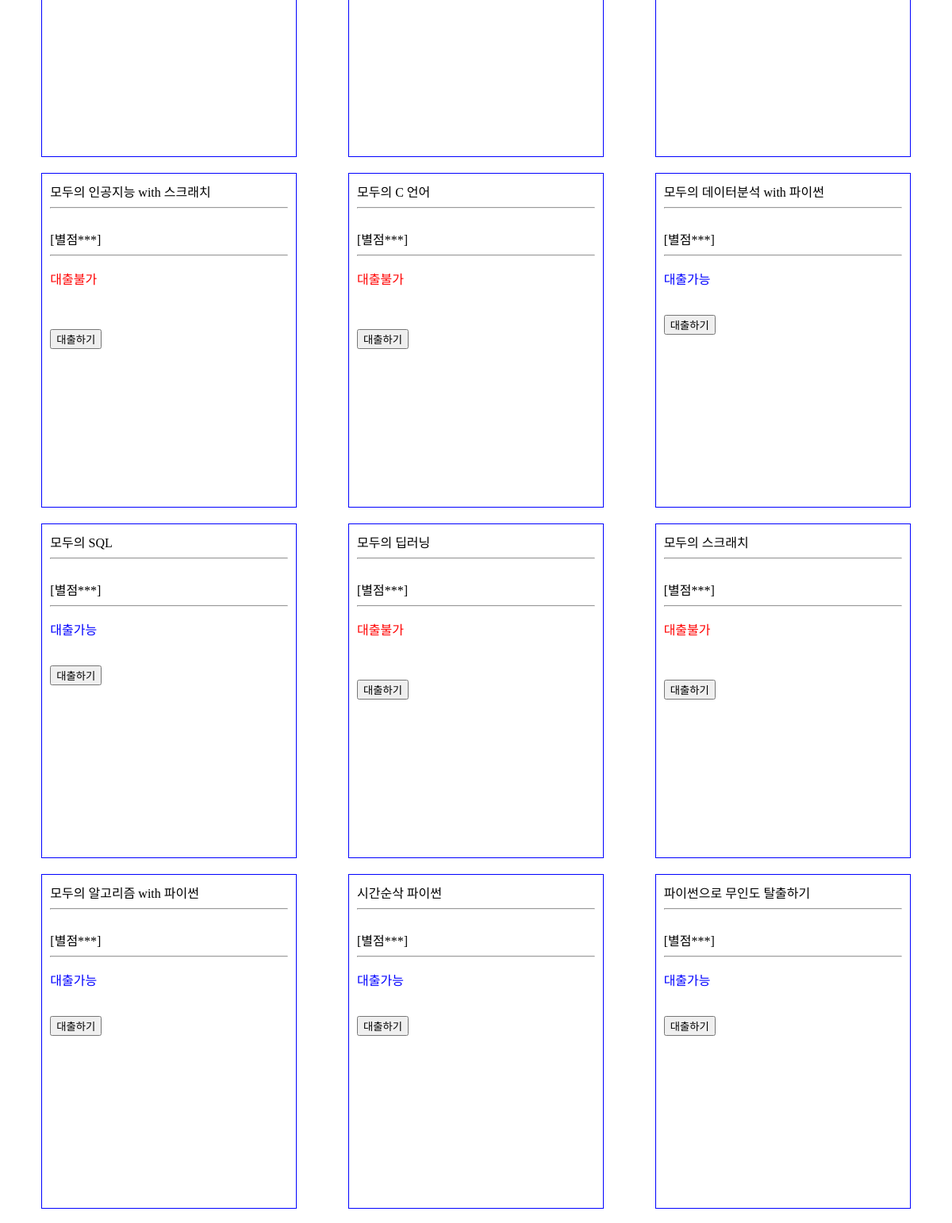
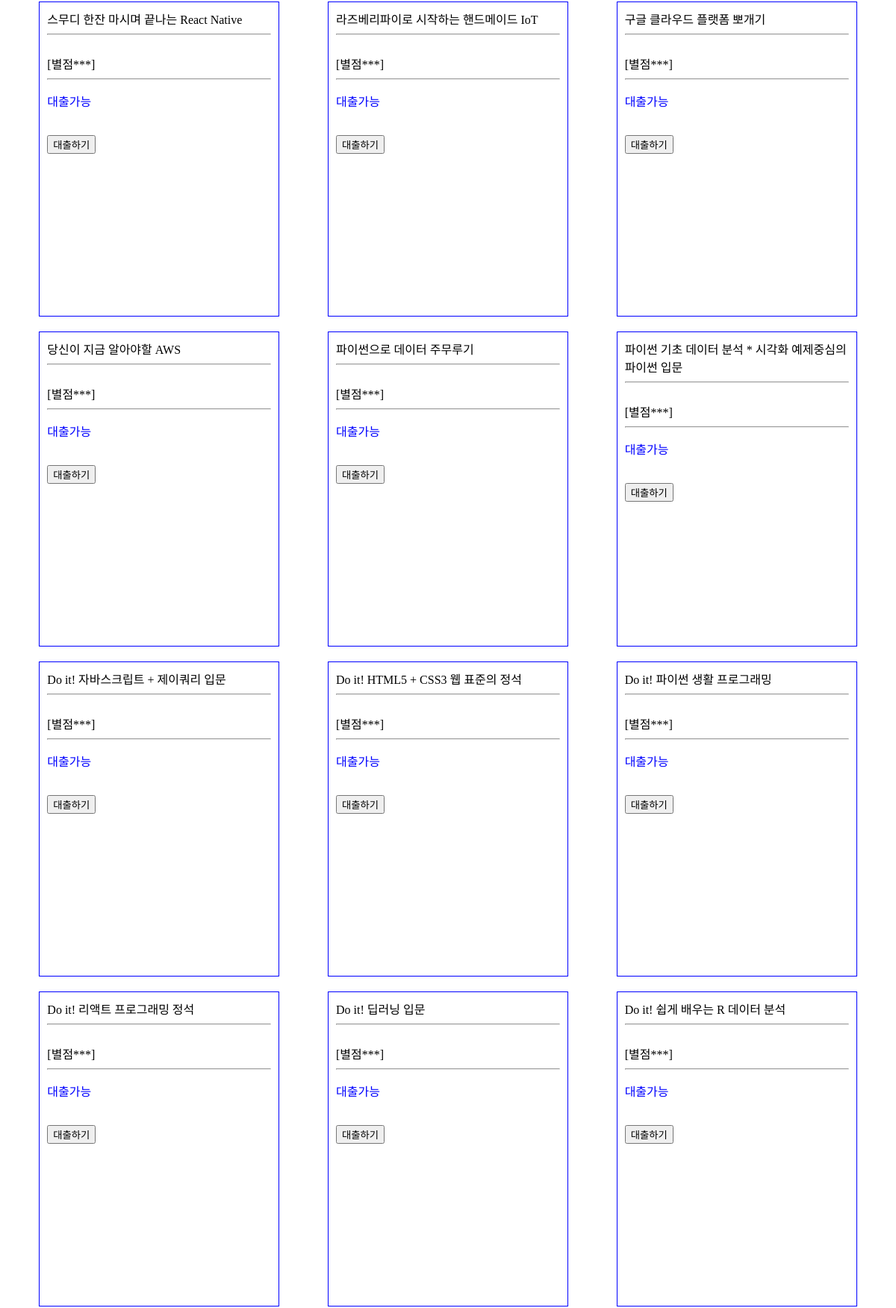
Before: / (middle part) with the older database file (2 pictures, top to bottom).
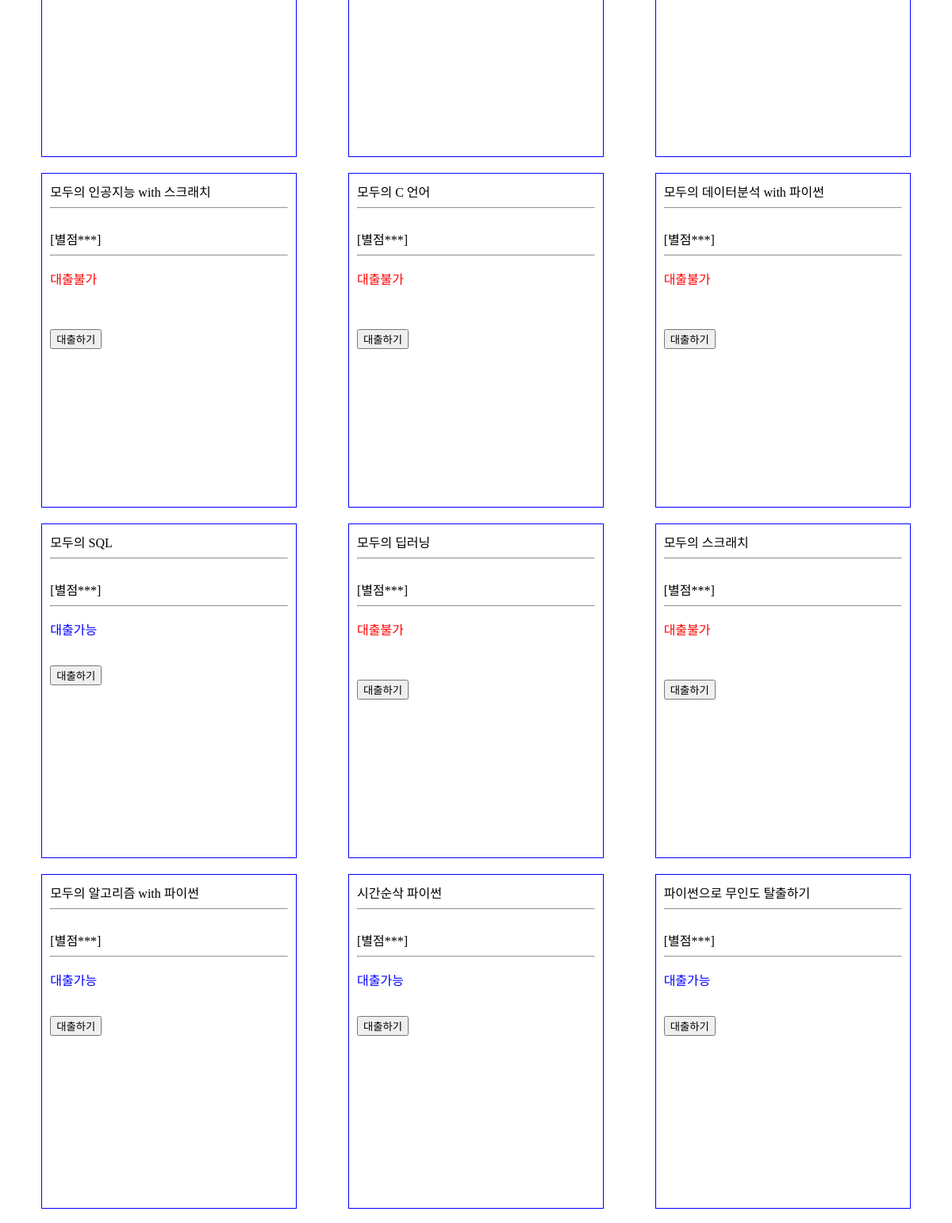
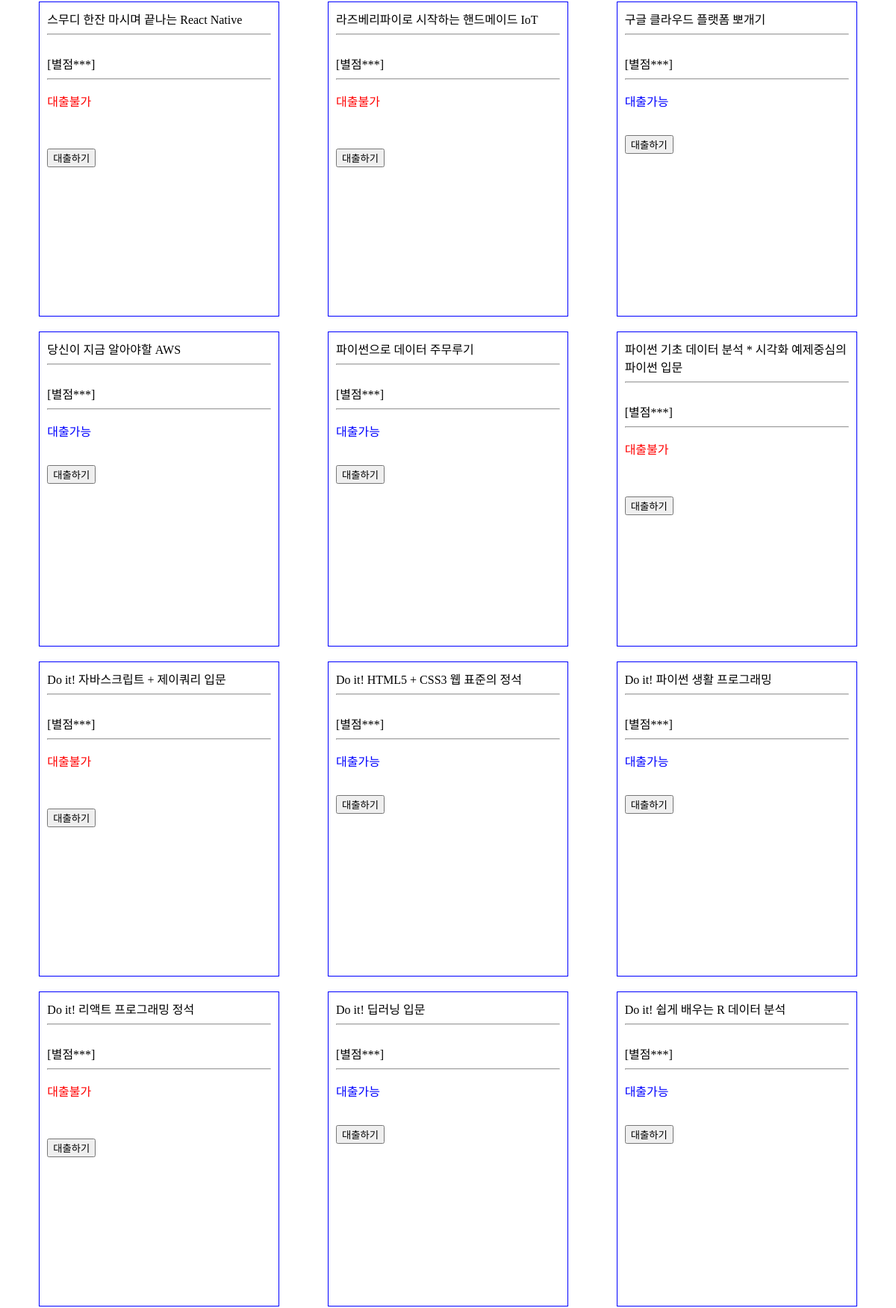
After: the same page with the newer database file (2 pictures, top to bottom).
### elicelibrary/models.py (models this page shows, shortened)
class Book(db.Model):
    __tablename__     = 'Book'
    id                = db.Column(db.Integer, primary_key=True, nullable=False, autoincrement=True, unique=True)
    title             = db.Column(db.String(45), nullable=False)
    author            = db.Column(db.String(45))
    publisher         = db.Column(db.String(45))
    publication_date  = db.Column(db.String(45))
    pages             = db.Column(db.Integer)
    isbn              = db.Column(db.String(45))
    registered_date   = db.Column(db.DateTime, default=datetime.utcnow)
    description       = db.Column(db.Text())    # 길이를 정할 수 없는 문자열은 Text를 쓰면 됨
    book_link         = db.Column(db.String(255))
    book_status       = db.Column(db.String(45))   # "1" :대출가능, "0" : 대출중 , "999" : 폐기    -> 선택형 변수에 적합한 데이터타입이 있을까?
    book_img          = db.Column(db.String(45))    # 책 표지만 바뀐 경우, 또는 책이 다르지만 같은 표지를 쓰는 경우가 있기 때문에 이미지 스토리지에서 같은 이미지의 반복을 막기 위해 별도의 책 이미지 식별 용 변수를 넣음

### elicelibrary/views/book_api.py (the view, shortened to what this page needs)
@book.route('/')
def main_page():
    book_list = Book.query.order_by(Book.registered_date.desc()).all()
    return render_template("main.html", book_list=book_list)

### elicelibrary/templates/main.html (shortened to what this page needs)
{% extends 'base.html' %}
{% block content %}
<div class="book-card-container">
    {% for b in book_list %}
        <div class="book-info-card">
            <a href="/book_info/{{ b.id }}">{{ b.title }}</a>
            <hr>
            <br>[별점***]
            <hr>
            {% if b.book_status == 1 %}
                <p style="color: blue;">대출가능</p>
            {% else %}
                <p style="color:red">대출불가</p>
            <br>
            {% endif %}
            <br>
            <form action="{{ url_for('book.checkout', book_id=b.id) }}" method="post">
                <input class='checkout-btn' type="button" value="대출하기">
            </form>
        </div>
    {% endfor %}
</div>
{% endblock %}

### elicelibrary/templates/base.html (shortened to what this page needs)
<!DOCTYPE html>
<html lang="en">
<head>
    <link rel="stylesheet" href="{{ url_for('static', filename='style.css') }}" />
</head>
<body>
    {% block content %}
    {% endblock %}
</body>
</html>

### elicelibrary/static/style.css (style rules this page uses)
:root { --text-color: black; --background-color: white; --accent-color: grey; }
body { margin: 0; }
a { text-decoration: none; color: var(--text-color); }
.book-card-container { margin: 10px 20px 10px 20px; display: flex; flex-wrap: wrap; justify-content: space-around; }
.book-info-card { margin: 10px 10px 10px 10px; padding: 10px 10px 10px 10px; width: 300px; height: 400px; border: 1px solid blue; }

Changed rows visible on the page:
changed Book "모두의 데이터분석 with 파이썬": book_status "대출가능" → "대출불가"
changed Book "스무디 한잔 마시며 끝나는 React Native": book_status "대출가능" → "대출불가"
changed Book "라즈베리파이로 시작하는 핸드메이드 IoT": book_status "대출가능" → "대출불가"
changed Book "파이썬 기초 데이터 분석 * 시각화 예제중심의 파이썬 입문": book_status "대출가능" → "대출불가"
changed Book "Do it! 자바스크립트 + 제이쿼리 입문": book_status "대출가능" → "대출불가"
changed Book "Do it! 리액트 프로그래밍 정석": book_status "대출가능" → "대출불가"
